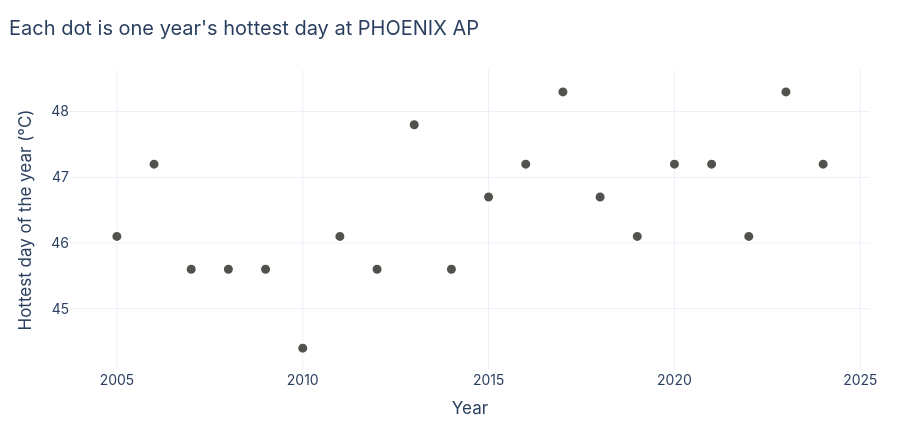

The notebook cell this image was saved under:
### Code cell
def show_station_years():
    fig = go.Figure(go.Scatter(
        x=annual["year"], y=annual["value"], mode="markers",
        marker=dict(size=11, color=PAST, line=dict(width=2, color="white")),
        hovertemplate="%{x}: hottest day %{y:.1f} °C<extra></extra>",
    ))
    layout(fig, f"Each dot is one year's hottest day at {station.label}",
           xaxis_title="Year", yaxis_title="Hottest day of the year (°C)", showlegend=False)
    fig.show()


if station is not None:
    show_station_years()

### Figure 1 — Plotly figure (JSON) as saved in the notebook; plotly's stock layout.template omitted (floating-point values rounded to 4 significant figures)
{"data": [{"hovertemplate": "%{x}: hottest day %{y:.1f} °C<extra></extra>", "marker": {"color": "#52514e", "line": {"color": "white", "width": 2}, "size": 11}, "mode": "markers", "type": "scatter", "x": [2005, 2006, 2007, 2008, 2009, 2010, 2011, 2012, 2013, 2014, 2015, 2016, 2017, 2018, 2019, 2020, 2021, 2022, 2023, 2024], "y": [46.1, 47.2, 45.6, 45.6, 45.6, 44.4, 46.1, 45.6, 47.8, 45.6, 46.7, 47.2, 48.3, 46.7, 46.1, 47.2, 47.2, 46.1, 48.3, 47.2]}], "layout": {"font": {"family": "Inter, Helvetica, Arial, sans-serif", "size": 14}, "height": 430, "margin": {"b": 60, "l": 70, "r": 30, "t": 70}, "showlegend": false, "title": {"text": "Each dot is one year's hottest day at PHOENIX AP", "x": 0.01}, "xaxis": {"title": {"text": "Year"}}, "yaxis": {"title": {"text": "Hottest day of the year (°C)"}}}}
